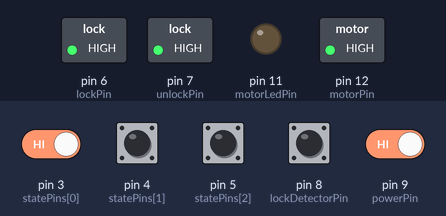
This sketch was run on a simulated Arduino Uno, built with avr-gcc and run on an emulated ATmega328P. Shown: switched loads named in the sketch (green lamp = pin HIGH), output pins drawn as LEDs (lit = HIGH). The test bench sets the inputs (shaded band); at power-on: pin 3 (statePins[0]), pin 4 (statePins[1]), pin 5 (statePins[2]), pin 8 (lockDetectorPin), pin 9 (powerPin) HIGH. What the sketch prints to the serial monitor is not drawn.

Above: at 6.1 s.
6.2 s: pin 8 (lockDetectorPin) pulled LOW for 0.15 s
At 7.0 s:
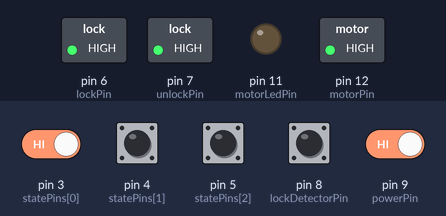
11.9 s: pin 3 (statePins[0]) driven LOW and pin 9 (powerPin) driven LOW
At 13.2 s:
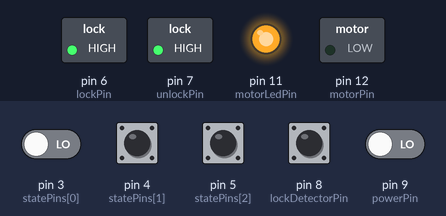
14.9 s: pin 3 (statePins[0]) driven HIGH
At 16.3 s:
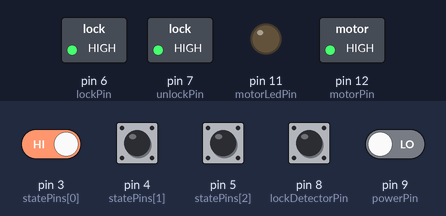
17.9 s: pin 4 (statePins[1]) pulled LOW for 0.15 s
At 18.9 s:
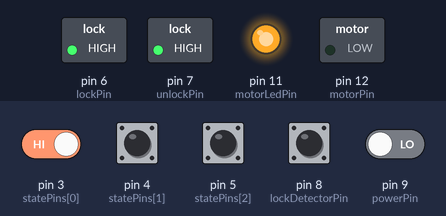
Timing chart, 0 to 21.4 s (numbered marks = the images above; inputs shaded):
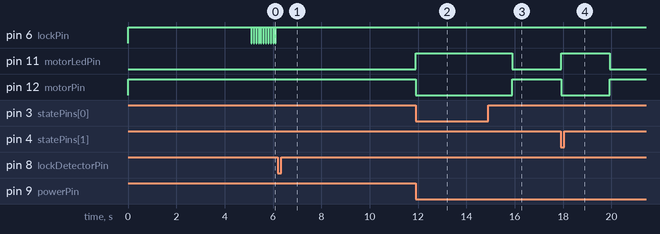

Measured:
- after the input at 6.2 s, pin 6 (lockPin): stops changing and stays HIGH
- after the input at 11.9 s, pin 11 (motorLedPin): LOW → HIGH at once; pin 12 (motorPin): HIGH → LOW at once
- after the input at 14.9 s, pin 11 (motorLedPin): HIGH → LOW after 1.0 s; pin 12 (motorPin): LOW → HIGH after 1.0 s
- after the input at 17.9 s, pin 11 (motorLedPin): LOW → HIGH at once, → LOW 2.0 s later; pin 12 (motorPin): HIGH → LOW at once, → HIGH 2.0 s later

The sketch:

main.ino
```cpp
const int lockPin = 6;
const int unlockPin = 7;
const int lockDetectorPin = 8;

const int openBtnPin = 13;

const int motorPin = 12;
const int motorLedPin = 11;

const int off = HIGH;
const int on = LOW;

const int statePins[] = {3, 4, 5};
const int powerPin = 9;
bool isLocked = false;

void setup() {
  pinMode(lockPin, OUTPUT);
  pinMode(unlockPin, OUTPUT);
  pinMode(lockDetectorPin, INPUT_PULLUP);

  pinMode(openBtnPin, INPUT_PULLUP);

  pinMode(motorPin, OUTPUT);
  pinMode(motorLedPin, OUTPUT);

  pinMode(statePins[0], INPUT_PULLUP);
  pinMode(statePins[1], INPUT_PULLUP);
  pinMode(statePins[2], INPUT_PULLUP);

  pinMode(powerPin, INPUT_PULLUP);

  Serial.begin(9600);
  while (!Serial) {
    ; // wait for serial port to connect. Needed for native USB port only
  }

  digitalWrite(lockPin, off);
  digitalWrite(unlockPin, off);
  stopMotor();
  unlock();
  delay(5000);
  lock();
}

void loop() {
  if(isButtonStart()){
    if(!isLocked){
      lock();
    }
    else {
      if(atLeastOneCog()){
        startMotor();
        delay(2000);

        bool isToBeUnlocked = allCogs();
        if (isToBeUnlocked) {
          delay(8000);
          unlock();
        }

        stopMotor();
      }
    }
  }
}

bool masterButton(){
  return digitalRead(openBtnPin) == on;
}

bool isButtonStart(){
  return digitalRead(powerPin) == on;
}

bool atLeastOneCog(){
  bool state1 = digitalRead(statePins[0]) == on;
  bool state2 = digitalRead(statePins[1]) == on;
  bool state3 = digitalRead(statePins[2]) == on;

  bool result = state1 || state2 || state3;

  if(result)
    Serial.write("[at least one cog] ");
  else
    Serial.write("[not a single cog] ");

  return result;
}

bool allCogs(){
  bool state1 = digitalRead(statePins[0]) == on;
  bool state2 = digitalRead(statePins[1]) == on;
  bool state3 = digitalRead(statePins[2]) == on;

  bool result = state1 && state2 && state3;

  if(result)
    Serial.write("[all cogs] ");
  else
    Serial.write("[not all cogs] ");

  return result;
}

void startMotor(){
  digitalWrite(motorPin, on);
  digitalWrite(motorLedPin, HIGH);
  Serial.write("started ");
}
void stopMotor(){
  digitalWrite(motorPin, off);
  digitalWrite(motorLedPin, LOW);
}

void lock(){
  do{
    digitalWrite(lockPin, on);
    delay(20);
    digitalWrite(lockPin, off);
    delay(80);
  }while(digitalRead(lockDetectorPin) == off);
  isLocked = true;
  Serial.write("locked ");
}
void unlock(){
  do{
    digitalWrite(unlockPin, on);
    delay(20);
    digitalWrite(unlockPin, off);
    delay(80);
  }while(digitalRead(lockDetectorPin) == on);
  isLocked = false;
  Serial.write("unlocked ");
}
```
